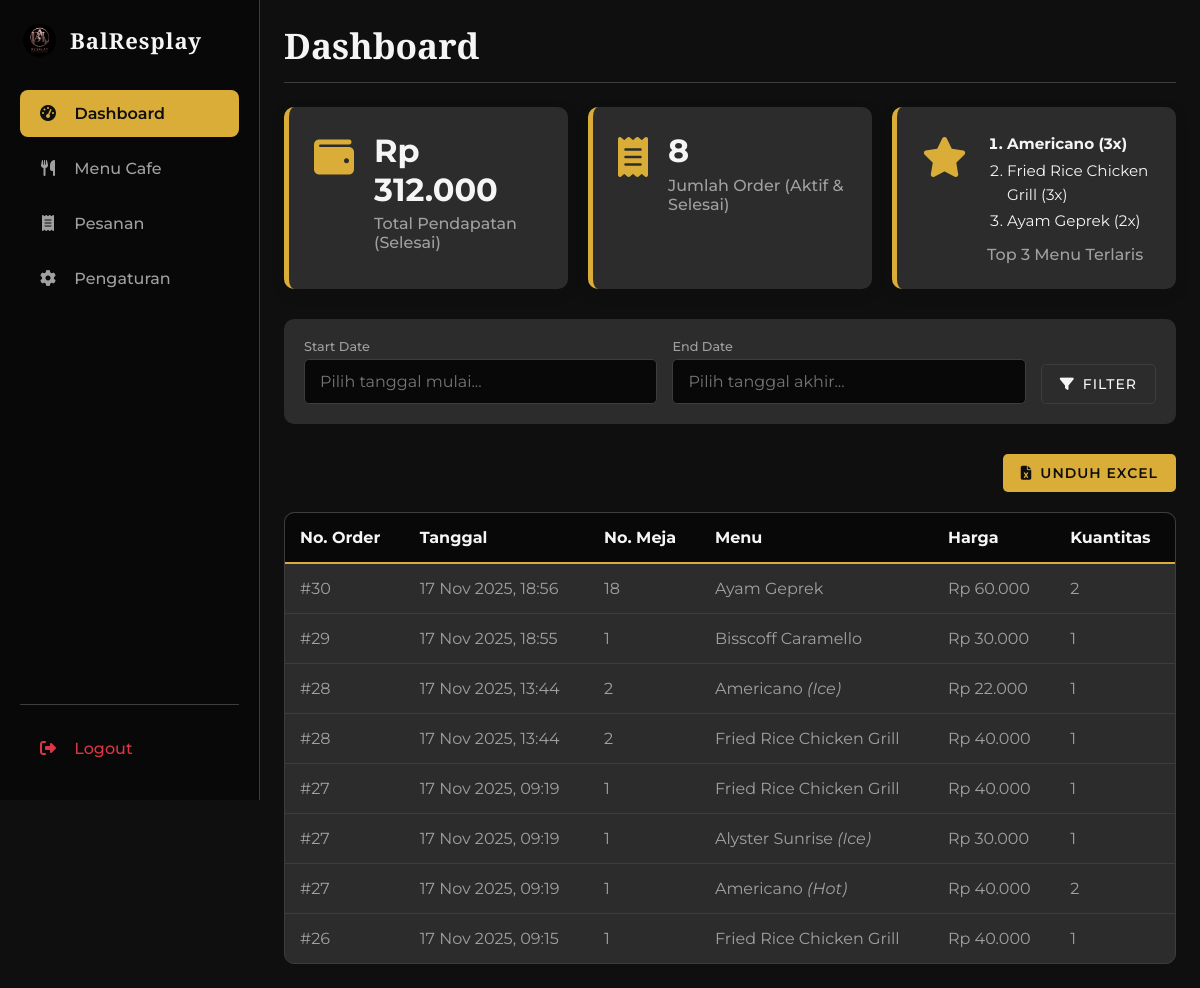
Before: /admin_dashboard.php (signed in) with the older database file.
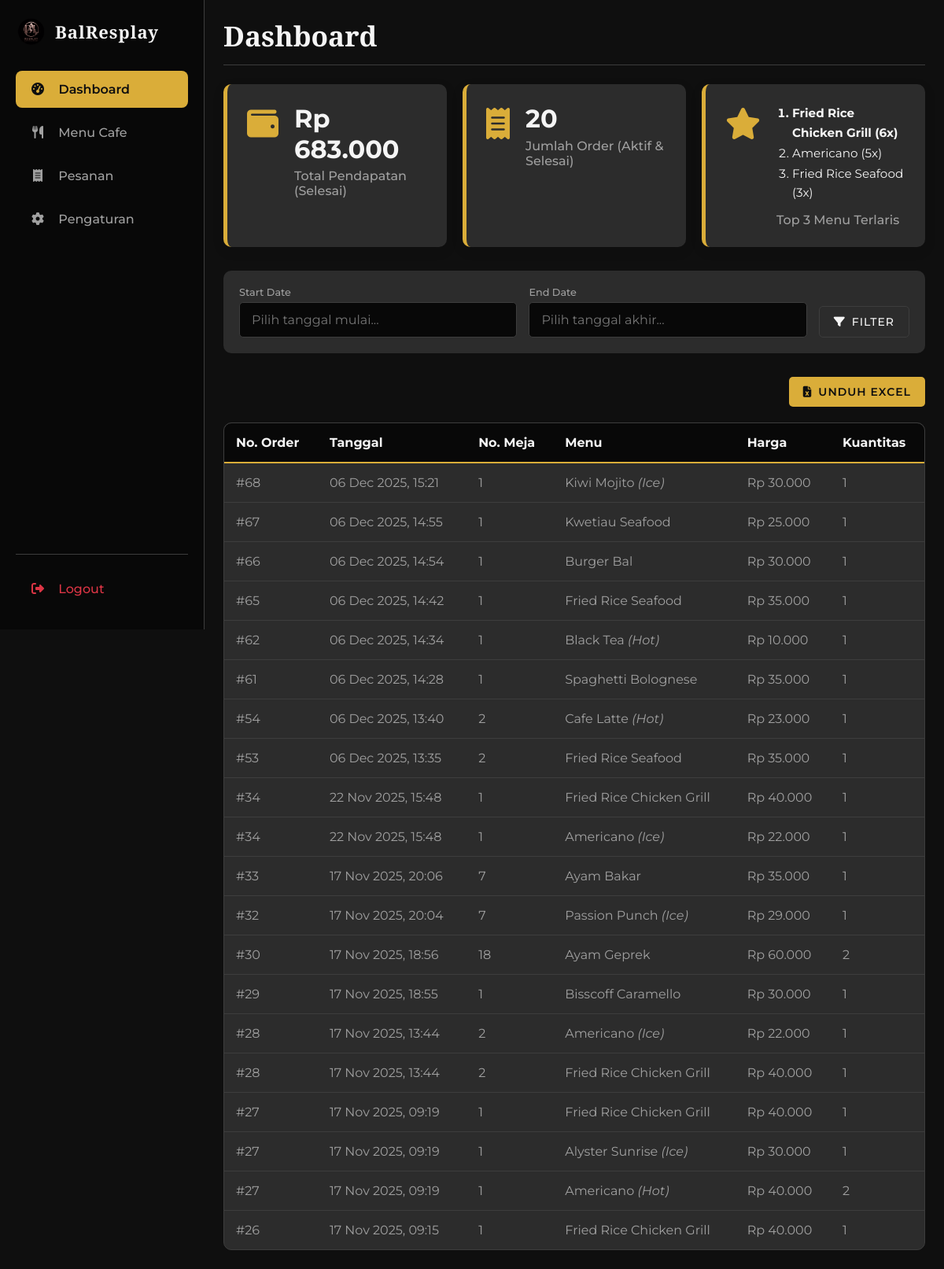
After: the same page with the newer database file.
### tables this page shows
CREATE TABLE `order_items` (
  `order_item_id` int NOT NULL AUTO_INCREMENT,
  `order_id` int NOT NULL,
  `variant_id` int NOT NULL,
  `quantity` int NOT NULL,
  `price_per_item` decimal(10,2) NOT NULL,
  PRIMARY KEY (`order_item_id`),
  KEY `order_id` (`order_id`),
  KEY `variant_id` (`variant_id`),
  CONSTRAINT `order_items_ibfk_1` FOREIGN KEY (`order_id`) REFERENCES `orders` (`order_id`) ON DELETE CASCADE,
  CONSTRAINT `order_items_ibfk_2` FOREIGN KEY (`variant_id`) REFERENCES `product_variants` (`variant_id`)
);

CREATE TABLE `orders` (
  `order_id` int NOT NULL AUTO_INCREMENT,
  `customer_id` varchar(64) NOT NULL,
  `table_number` int NOT NULL,
  `order_time` datetime NOT NULL DEFAULT CURRENT_TIMESTAMP,
  `status` enum('Menunggu Pembayaran','Kirim ke Dapur','Sedang Dimasak','Siap Diantar','Selesai','Dibatalkan') NOT NULL DEFAULT 'Menunggu Pembayaran',
  `payment_method` enum('Cash','QRIS') DEFAULT NULL,
  `total_price` decimal(10,2) NOT NULL,
  `notes` text,
  `confirmed_at` datetime DEFAULT NULL,
  `started_cooking_at` datetime DEFAULT NULL,
  `completed_at` datetime DEFAULT NULL,
  PRIMARY KEY (`order_id`),
  KEY `idx_orders_status` (`status`),
  KEY `idx_orders_table_number` (`table_number`),
  KEY `idx_orders_time` (`order_time`),
  KEY `idx_orders_customer_id` (`customer_id`)
);

CREATE TABLE `products` (
  `product_id` int NOT NULL AUTO_INCREMENT,
  `name` varchar(255) NOT NULL,
  `description` text,
  `category` varchar(50) NOT NULL,
  `image_url` varchar(255) DEFAULT NULL,
  `is_deleted` tinyint(1) NOT NULL DEFAULT '0',
  `created_at` datetime NOT NULL DEFAULT CURRENT_TIMESTAMP,
  `updated_at` datetime NOT NULL DEFAULT CURRENT_TIMESTAMP ON UPDATE CURRENT_TIMESTAMP,
  PRIMARY KEY (`product_id`),
  KEY `idx_products_category` (`category`)
);

CREATE TABLE `product_variants` (
  `variant_id` int NOT NULL AUTO_INCREMENT,
  `product_id` int NOT NULL,
  `variant_name` varchar(50) DEFAULT NULL,
  `price` decimal(10,2) NOT NULL,
  `is_available` tinyint(1) NOT NULL DEFAULT '1',
  `is_deleted` tinyint(1) NOT NULL DEFAULT '0',
  PRIMARY KEY (`variant_id`),
  KEY `product_id` (`product_id`),
  CONSTRAINT `product_variants_ibfk_1` FOREIGN KEY (`product_id`) REFERENCES `products` (`product_id`) ON DELETE CASCADE
);

### config/database.php (called while the page is built, shortened)
<?php
function getDashboardOrderDetails($db, $start_date = null, $end_date = null) {
    $date_filter = "WHERE o.status = 'Selesai'";
    $types = "";
    $sql = "
        SELECT
            o.order_id,
            o.order_time,
            o.table_number,
            p.name as product_name,
            pv.variant_name,
            oi.quantity,
            (oi.price_per_item * oi.quantity) as sub_total
        FROM order_items oi
        JOIN orders o ON oi.order_id = o.order_id
        JOIN product_variants pv ON oi.variant_id = pv.variant_id
        JOIN products p ON pv.product_id = p.product_id
        $date_filter
        ORDER BY o.order_time DESC, o.order_id DESC
        LIMIT 100
    ";
    $stmt = $db->prepare($sql);
    $stmt->execute();
    $result = $stmt->get_result();
    return $result->fetch_all(MYSQLI_ASSOC);
}
?>

### admin_dashboard.php (the view, shortened to what the rows shown need)
<?php
require_once __DIR__ . '/config/database.php';
$start_date = $_GET['start_date'] ?? null;
$end_date = $_GET['end_date'] ?? null;
$order_details = getDashboardOrderDetails($db, $start_date, $end_date);
?>
<!DOCTYPE html>
<html lang="id">
<head>
    <link rel="stylesheet" href="css/variable.css">
    <link rel="stylesheet" href="css/admin_menu.css">
    <link rel="stylesheet" href="css/admin_settings.css">
    <link rel="stylesheet" href="css/admin_dashboard.css">
    <link rel="stylesheet" href="https://cdn.jsdelivr.net/npm/litepicker/dist/css/litepicker.css"/>
    <link rel="stylesheet" href="https://cdnjs.cloudflare.com/ajax/libs/font-awesome/6.4.0/css/all.min.css">
</head>
<body>
    <div class="admin-layout">
        <main class="main-content">
            <header class="admin-header">
                <h1>Dashboard</h1>
            </header>
            <div class="table-container">
                <table>
                    <thead>
                        <tr>
                            <th>No. Order</th>
                            <th>Tanggal</th>
                            <th>No. Meja</th>
                            <th>Menu</th>
                            <th>Harga</th>
                            <th>Kuantitas</th>
                        </tr>
                    </thead>
                    <tbody id="order-data-list">
                        <?php if (empty($order_details)): ?>
                            <tr>
                                <td colspan="6" style="text-align: center; color: var(--text-muted);">Tidak ada data pesanan untuk ditampilkan.</td>
                            </tr>
                        <?php else: ?>
                            <?php foreach ($order_details as $detail): ?>
                                <tr>
                                    <td data-label="No. Order">#<?php echo $detail['order_id']; ?></td>
                                    <td data-label="Tanggal"><?php echo date('d M Y, H:i', strtotime($detail['order_time'])); ?></td>
                                    <td data-label="No. Meja"><?php echo $detail['table_number']; ?></td>
                                    <td data-label="Menu">
                                        <?php echo htmlspecialchars($detail['product_name']); ?>
                                        <?php if ($detail['variant_name']): ?>
                                            <span style="color: var(--text-muted); font-style: italic;">(<?php echo htmlspecialchars($detail['variant_name']); ?>)</span>
                                        <?php endif; ?>
                                    </td>
                                    <td data-label="Harga">Rp <?php echo number_format($detail['sub_total'], 0, ',', '.'); ?></td>
                                    <td data-label="Kuantitas"><?php echo $detail['quantity']; ?></td>
                                </tr>
                            <?php endforeach; ?>
                        <?php endif; ?>
                    </tbody>
                </table>
            </div>
        </main>
    </div>
</body>
</html>

Changed rows visible on the page:
added order_items: order.order_id "68", order.order_time "06 Dec 2025, 15:21", order.table_number "1", products.name "Kiwi Mojito", variant.variant_name "Ice", sub_total "30.000", quantity "1"
added order_items: order.order_id "67", order.order_time "06 Dec 2025, 14:55", order.table_number "1", products.name "Kwetiau Seafood", sub_total "25.000", quantity "1"
added order_items: order.order_id "66", order.order_time "06 Dec 2025, 14:54", order.table_number "1", products.name "Burger Bal", sub_total "30.000", quantity "1"
added order_items: order.order_id "65", order.order_time "06 Dec 2025, 14:42", order.table_number "1", products.name "Fried Rice Seafood", sub_total "35.000", quantity "1"
added order_items: order.order_id "62", order.order_time "06 Dec 2025, 14:34", order.table_number "1", products.name "Black Tea", variant.variant_name "Hot", sub_total "10.000", quantity "1"
added order_items: order.order_id "61", order.order_time "06 Dec 2025, 14:28", order.table_number "1", products.name "Spaghetti Bolognese", sub_total "35.000", quantity "1"
added order_items: order.order_id "54", order.order_time "06 Dec 2025, 13:40", order.table_number "2", products.name "Cafe Latte", variant.variant_name "Hot", sub_total "23.000", quantity "1"
added order_items: order.order_id "53", order.order_time "06 Dec 2025, 13:35", order.table_number "2", products.name "Fried Rice Seafood", sub_total "35.000", quantity "1"
added order_items: order.order_id "34", order.order_time "22 Nov 2025, 15:48", order.table_number "1", products.name "Fried Rice Chicken Grill", sub_total "40.000", quantity "1"
added order_items: order.order_id "34", order.order_time "22 Nov 2025, 15:48", order.table_number "1", products.name "Americano", variant.variant_name "Ice", sub_total "22.000", quantity "1"
now on this page (row unchanged): order_items: order.order_id "33", order.order_time "17 Nov 2025, 20:06", order.table_number "7", products.name "Ayam Bakar", sub_total "35.000", quantity "1"
now on this page (row unchanged): order_items: order.order_id "32", order.order_time "17 Nov 2025, 20:04", order.table_number "7", products.name "Passion Punch", variant.variant_name "Ice", sub_total "29.000", quantity "1"
Other visible differences:
$stats['total_revenue']: "312.000" → "683.000"
$stats['total_orders']: "8" → "20"
new list line: "Fried Rice Chicken Grill ( 6 x)"
new list line: "Americano ( 5 x)"
new list line: "Fried Rice Seafood ( 3 x)"
list line gone: "Americano ( 3 x)"
list line gone: "Fried Rice Chicken Grill ( 3 x)"
list line gone: "Ayam Geprek ( 2 x)"
